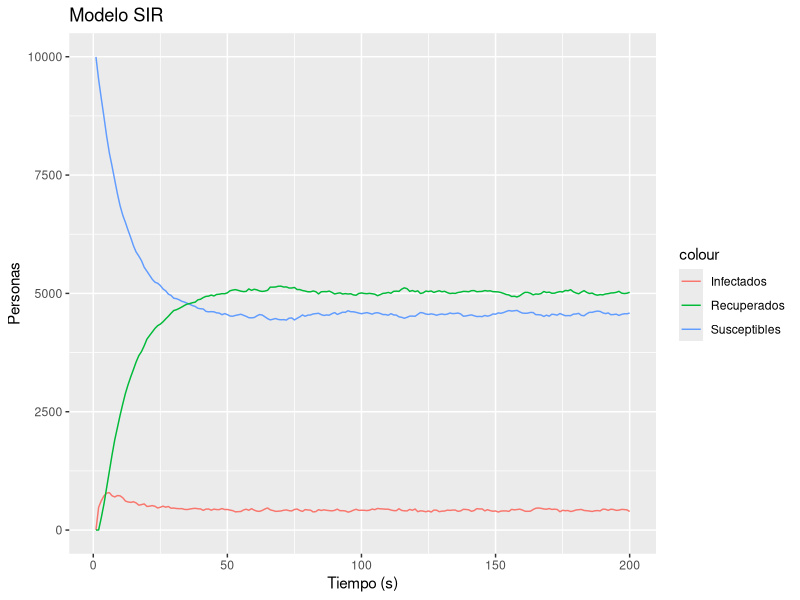

This figure's R source:

library(data.table)
library(ggplot2)

dias <- 200
t <- 1:dias

S <- rep(0, dias)
I <- rep(0, dias)
R <- rep(0, dias)

N <- 10000
I[1] <- 3
S[1] <- N-I[1]-R[1]

p_infeccion <- 0.05
p_recuperacion <- 0.5
p_muerte <- 0.04

for( i in seq(dias-1) ) {
  infected <- sum(rbinom(S[i], 1, p_infeccion))
  recovered <- sum(rbinom(I[i], 1, p_recuperacion))
  S[i+1] <- S[i]-infected
  I[i+1] <- I[i]+infected-recovered
  R[i+1] <- R[i]+recovered
  muertos_S <- sum(rbinom(S[i+1], 1, p_muerte))
  muertos_I <- sum(rbinom(I[i+1], 1, p_muerte))
  muertos_R <- sum(rbinom(R[i+1], 1, p_muerte))
  S[i+1] <- S[i+1]-muertos_S
  I[i+1] <- I[i+1]-muertos_I
  R[i+1] <- R[i+1]-muertos_R
  nacimientos <- muertos_S+muertos_I+muertos_R
  S[i+1] <- S[i+1]+nacimientos
}

p <- ggplot() +
  geom_line(aes(x=t, y=S, color='Susceptibles')) +
  geom_line(aes(x=t, y=I, color='Infectados')) +
  geom_line(aes(x=t, y=R, color='Recuperados')) +
  xlab('Tiempo (s)') +
  ylab('Personas') +
  labs(title = 'Modelo SIR')

p